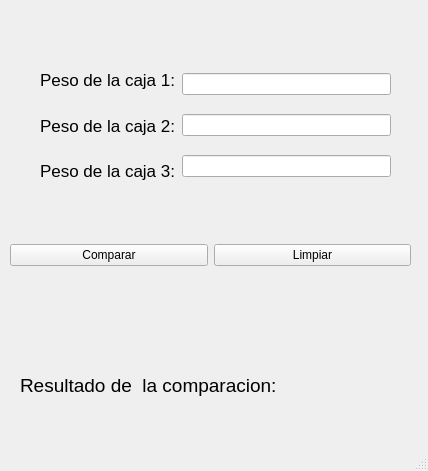
<?xml version="1.0" encoding="UTF-8"?>
<ui version="4.0">
 <class>MainWindow</class>
 <widget class="QMainWindow" name="MainWindow">
  <property name="geometry">
   <rect>
    <x>0</x>
    <y>0</y>
    <width>428</width>
    <height>471</height>
   </rect>
  </property>
  <property name="windowTitle">
   <string>MainWindow</string>
  </property>
  <widget class="QWidget" name="centralwidget">
   <widget class="QLabel" name="lblResultado">
    <property name="geometry">
     <rect>
      <x>20</x>
      <y>360</y>
      <width>261</width>
      <height>51</height>
     </rect>
    </property>
    <property name="font">
     <font>
      <pointsize>14</pointsize>
     </font>
    </property>
    <property name="text">
     <string>Resultado de  la comparacion:</string>
    </property>
   </widget>
   <widget class="QWidget" name="">
    <property name="geometry">
     <rect>
      <x>40</x>
      <y>60</y>
      <width>351</width>
      <height>131</height>
     </rect>
    </property>
    <layout class="QHBoxLayout" name="horizontalLayout">
     <item>
      <layout class="QVBoxLayout" name="verticalLayout">
       <item>
        <widget class="QLabel" name="label">
         <property name="font">
          <font>
           <pointsize>13</pointsize>
          </font>
         </property>
         <property name="text">
          <string>Peso de la caja 1:</string>
         </property>
        </widget>
       </item>
       <item>
        <widget class="QLabel" name="label_2">
         <property name="font">
          <font>
           <pointsize>13</pointsize>
          </font>
         </property>
         <property name="text">
          <string>Peso de la caja 2:</string>
         </property>
        </widget>
       </item>
       <item>
        <widget class="QLabel" name="label_3">
         <property name="font">
          <font>
           <pointsize>13</pointsize>
          </font>
         </property>
         <property name="text">
          <string>Peso de la caja 3:</string>
         </property>
        </widget>
       </item>
      </layout>
     </item>
     <item>
      <layout class="QVBoxLayout" name="verticalLayout_2">
       <item>
        <widget class="QLineEdit" name="txtPeso1">
         <property name="text">
          <string/>
         </property>
        </widget>
       </item>
       <item>
        <widget class="QLineEdit" name="txtPeso2">
         <property name="text">
          <string/>
         </property>
        </widget>
       </item>
       <item>
        <widget class="QLineEdit" name="txtPeso3">
         <property name="text">
          <string/>
         </property>
        </widget>
       </item>
      </layout>
     </item>
    </layout>
   </widget>
   <widget class="QWidget" name="">
    <property name="geometry">
     <rect>
      <x>10</x>
      <y>200</y>
      <width>401</width>
      <height>111</height>
     </rect>
    </property>
    <layout class="QHBoxLayout" name="horizontalLayout_2">
     <item>
      <widget class="QPushButton" name="btnComparar">
       <property name="text">
        <string>Comparar</string>
       </property>
      </widget>
     </item>
     <item>
      <widget class="QPushButton" name="btnLimpiar">
       <property name="text">
        <string>Limpiar</string>
       </property>
      </widget>
     </item>
    </layout>
   </widget>
  </widget>
  <widget class="QMenuBar" name="menubar">
   <property name="geometry">
    <rect>
     <x>0</x>
     <y>0</y>
     <width>428</width>
     <height>24</height>
    </rect>
   </property>
  </widget>
  <widget class="QStatusBar" name="statusbar"/>
 </widget>
 <resources/>
 <connections/>
</ui>
